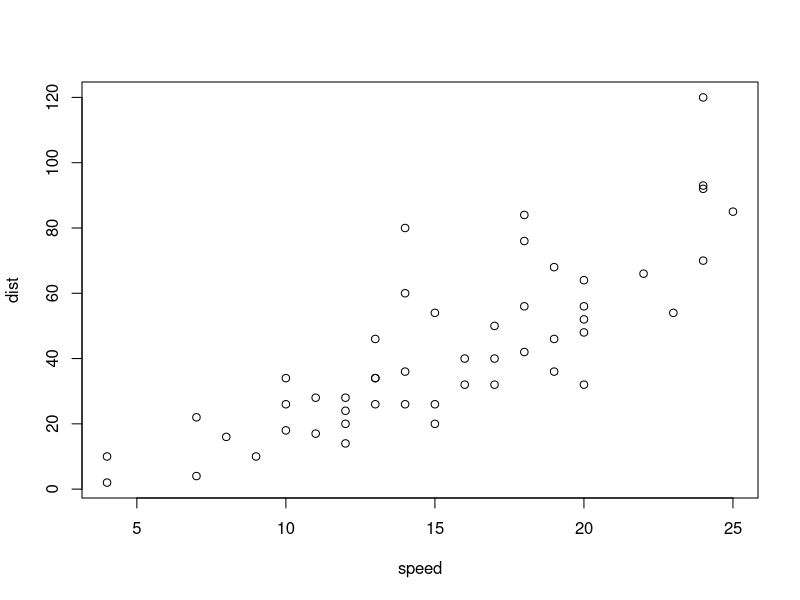
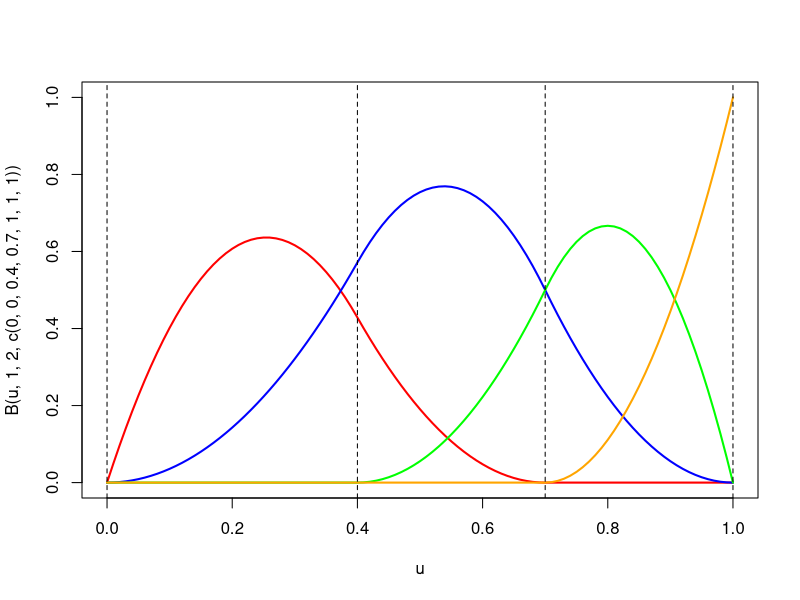

Here is the R script that generated these plots, in order:
# http://www.r-bloggers.com/splines-opening-the-black-box/

# Example: basis functions with two knots

library(splines)

# x = x values
# j = knot index
# n = degree
# K = knots
B = function(x,j,n,K) {
  b=0
  a1=a2=0
  if(((K[j+n+1]>K[j+1])&(j+n<=length(K))&(n>0))==TRUE) {
    a2=(K[j+n+1]-x)/(K[j+n+1]-K[j+1])*B(x,j+1,n-1,K)
  }
  if(((K[j+n]>K[j])&(n>0))==TRUE) {
    a1=(x-K[j])/(K[j+n]-K[j])*B(x,j,n-1,K)
  }
  if(n==0) {
    b=((x>K[j])&(x<=K[j+1]))*1
  }
  if(n>0) {
    b=a1+a2
  }
  return(b)
}

# Knots
K = c(14, 20)

# distance to stop vs speed
plot(cars)

# bs = B-spline basis for polynomial splines
reg = lm(dist ~ bs(speed, knots=c(K), degree=2), data=cars)

u = seq(0, 1, by=0.01)
plot(u,B(u,1,2,c(0,0,.4,.7,1,1,1)),lwd=2,col="red",type="l",ylim=c(0,1))
lines(u,B(u,2,2,c(0,0,.4,.7,1,1,1)),lwd=2,col="blue")
lines(u,B(u,3,2,c(0,0,.4,.7,1,1,1)),lwd=2,col="green")
lines(u,B(u,4,2,c(0,0,.4,.7,1,1,1)),lwd=2,col="orange")

# Vertical dashed lines to show where the knots are
abline(v=c(0,.4,.7,1), lty=2)
